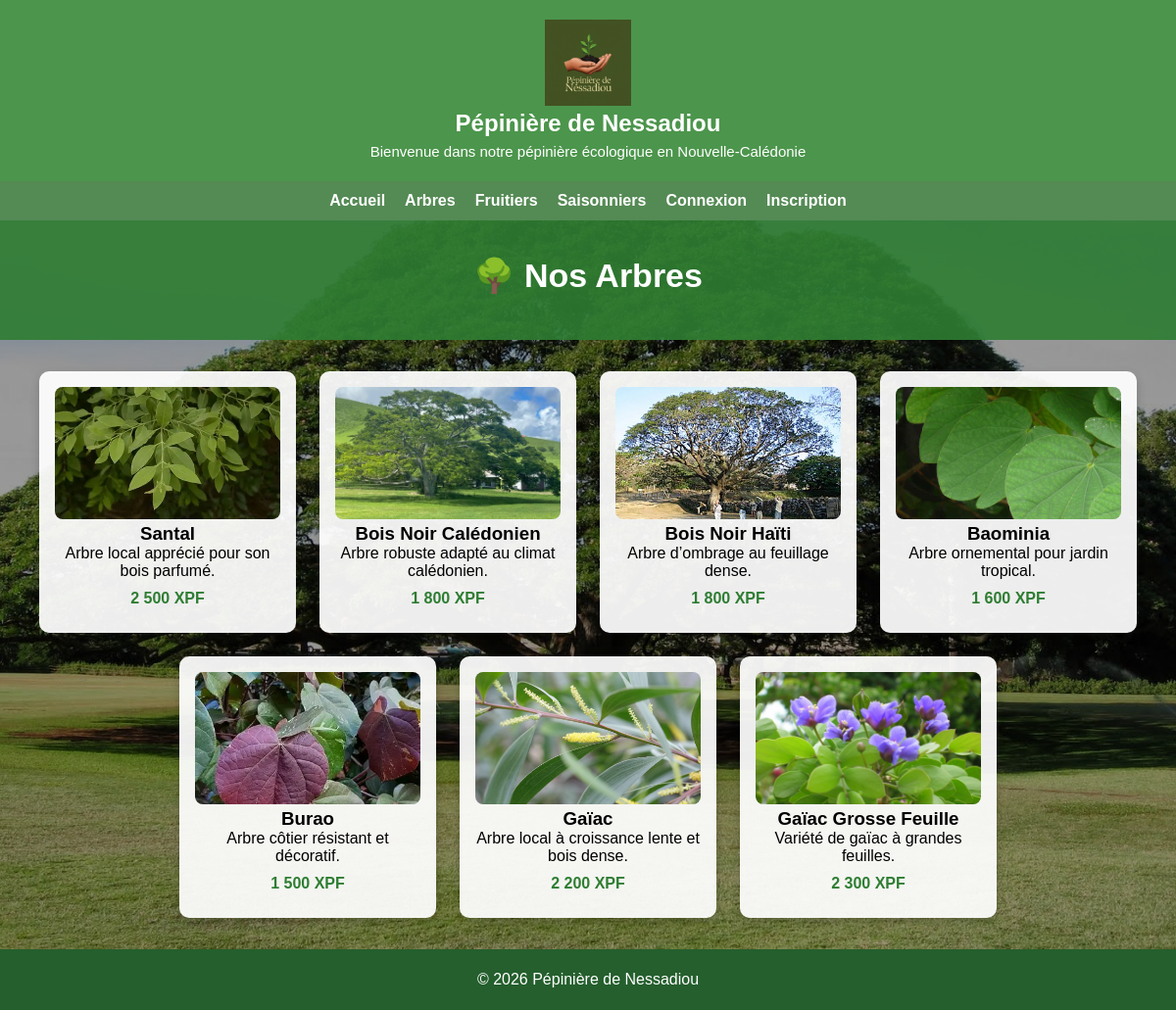
/nos-arbres.php, run on the app's committed database.
### tables this page shows
CREATE TABLE produits (
  id INT AUTO_INCREMENT PRIMARY KEY,
  nom VARCHAR(100) NOT NULL,
  type VARCHAR(50) NOT NULL,
  description TEXT,
  prix DECIMAL(10, 2) NOT NULL DEFAULT 0,
  image TEXT
);

### public/nos-arbres.php (called while the page is built)
<?php
require_once __DIR__ . '/../pages/site/nos-arbres.php';
?>

### config/routes.php (called while the page is built, shortened)
<?php
function route_path(string $name): string
{
    $routes = [
        'home' => 'index.php',
        'catalogue.arbres' => 'catalogue/nos-arbres',
        'catalogue.fruitiers' => 'catalogue/nos-fruitiers',
        'catalogue.saisonniers' => 'catalogue/nos-saisonniers',
        'panier' => 'panier',
        'login' => 'compte/login',
        'inscription' => 'compte/inscription',
        'logout' => 'compte/logout',
        'deconnexion' => 'compte/deconnexion',
        'atelier' => 'atelier',
        'traitement_atelier' => 'atelier/traitement',
        'admin.commandes' => 'admin/commandes',
        'admin.ajouter_commandes' => 'admin/ajouter-commandes',
        'admin.suivi_commandes' => 'compte/commandes',
    ];
    return $routes[$name] ?? $name;
}
function route_url(string $name): string
{
    $path = ltrim(route_path($name), '/');
    if ($path === '' || $path === 'index.php') {
        return BASE_URL . '/';
    }
    return BASE_URL . '/' . $path;
}
?>

### pages/site/catalogue.php (the view, shortened to what this page needs)
<?php
function e($value)
{
    return htmlspecialchars((string) $value, ENT_QUOTES, 'UTF-8');
}
function catalogue_image_url($image)
{
    $image = (string) $image;
    return BASE_URL . '/assets/images/' . basename($image);
}
function afficher_carte_produit($row, $pageUrl)
{
    $prix = isset($row['prix']) ? (float) $row['prix'] : 0;
    ?>
    <div class="card">
      <img src="<?php echo e(catalogue_image_url($row['image'] ?? '')); ?>" alt="<?php echo e($row['nom'] ?? 'Produit'); ?>">
      <h3><?php echo e($row['nom'] ?? 'Produit'); ?></h3>
      <p><?php echo e($row['description'] ?? ''); ?></p>
      <?php if ($prix > 0) { ?>
        <strong><?php echo e(number_format($prix, 0, ',', ' ')); ?> XPF</strong>
      <?php } ?>
    </div>
    <?php
}
?>

### pages/site/nos-arbres.php (shortened to what this page needs)
<?php
require_once __DIR__ . '/../../config/connexion.php';
require_once __DIR__ . '/catalogue.php';
$pageUrl = route_url('catalogue.arbres');
$dbDisponible = $conn instanceof mysqli;
?>
<!DOCTYPE html>
<html lang="fr">
<head>
  <link rel="stylesheet" href="<?php echo BASE_URL; ?>/assets/css/style.css">
  <link rel="stylesheet" href="<?php echo BASE_URL; ?>/assets/css/catalogue.css">
</head>
<body class="page-catalogue catalogue-arbres">
<?php require __DIR__ . '/../partials/header.php'; ?>
<section class="catalogue-heading">
  <h1>🌳 Nos Arbres</h1>
</section>
<div class="container">
<?php
if (!$dbDisponible) {
  echo "<p class='catalogue-message'>La base de données n'est pas disponible. Vérifie que MySQL est lancé et que la base nessadiou existe.</p>";
} else {
  $sql = "SELECT * FROM produits WHERE type='arbre'";
  $result = $conn->query($sql);
  if ($result && $result->num_rows > 0) {
    while($row = $result->fetch_assoc()) {
      afficher_carte_produit($row, $pageUrl);
    }
  } else {
    echo "<p class='catalogue-message'>Aucun arbre disponible</p>";
  }
}
?>
</div>
<?php require __DIR__ . '/../partials/footer.php'; ?>
</body>
</html>

### pages/partials/header.php (shortened to what this page needs)
<?php
require_once __DIR__ . '/../../config/routes.php';
$currentUri = $_SERVER['REQUEST_URI'] ?? route_url('home');
?>
<header class="site-header">
  <a href="<?php echo route_url('home'); ?>" class="site-brand">
    <img src="<?php echo BASE_URL; ?>/assets/images/Pépinière de Nessadiou.png" class="logo" alt="Pépinière de Nessadiou">
    <span>Pépinière de Nessadiou</span>
  </a>
  <p>Bienvenue dans notre pépinière écologique en Nouvelle-Calédonie</p>
</header>
<nav class="site-nav">
  <a href="<?php echo route_url('home'); ?>">Accueil</a>
  <a href="<?php echo route_url('catalogue.arbres'); ?>">Arbres</a>
  <a href="<?php echo route_url('catalogue.fruitiers'); ?>">Fruitiers</a>
  <a href="<?php echo route_url('catalogue.saisonniers'); ?>">Saisonniers</a>
  <?php if (isset($_SESSION['client'])) { ?>
    <a href="<?php echo route_url('panier'); ?>">Mon panier</a>
    <span class="nav-user">Bonjour <?php echo htmlspecialchars($_SESSION['client']['prenom'], ENT_QUOTES, 'UTF-8'); ?></span>
    <a href="<?php echo route_url('logout'); ?>?return=<?php echo urlencode($currentUri); ?>">Déconnexion</a>
  <?php } else { ?>
    <a href="<?php echo route_url('login'); ?>">Connexion</a>
    <a href="<?php echo route_url('inscription'); ?>">Inscription</a>
  <?php } ?>
</nav>

### pages/partials/footer.php (shortened to what this page needs)
<?php
$year = date('Y');
?>
<footer class="site-footer">
  <p>&copy; <?php echo $year; ?> Pépinière de Nessadiou</p>
</footer>

### assets/css/style.css (style rules this page uses)
* { margin: 0; padding: 0; }
h1 { position: relative; top: 10px; }
.site-header { display: flex; flex-direction: column; justify-content: center; min-height: 112px; align-items: center; background-color: #4c954c; color: white; padding: 20px 40px; text-align: center; gap: 5px; }
.site-brand { display: flex; flex-direction: column; align-items: center; gap: 4px; color: white; text-decoration: none; font-weight: bold; font-size: 24px; }
.site-header p { font-size: 15px; line-height: 1.35; }
.site-nav { display: flex; flex-wrap: wrap; justify-content: center; align-items: center; gap: 20px; background: #548a54; padding: 11px 16px; text-align: center; }
.site-nav a { margin: 0; }
body { margin: 0; font-family: Arial, sans-serif; background-color: #f7f9f7; min-height: 100vh; display: flex; flex-direction: column; }
nav { background-color: #548a54; padding: 10px; text-align: center; }
nav a { color: white; margin: 0 15px; text-decoration: none; font-weight: bold; }
.container { padding: 40px; }
.card { background-color: white; border-radius: 10px; padding: 15px; width: 220px; box-shadow: 0 4px 8px rgba(0, 0, 0, 0.1); text-align: center; }
.card img { width: 100%; height: 120px; object-fit: cover; border-radius: 10px; }
.logo { width: 88px; height: auto; }
footer { background-color: #245f2d; color: white; padding: 18px 40px; }
.site-footer { margin-top: auto; text-align: center; }
.site-footer p { margin: 4px 0; }

### assets/css/catalogue.css (style rules this page uses)
body.page-catalogue { margin: 0; min-height: 100vh; font-family: Arial, sans-serif; background-size: cover; background-position: center; background-repeat: no-repeat; background-attachment: fixed; }
body.catalogue-arbres { background-image: linear-gradient(rgba(0, 0, 0, 0.4), rgba(0, 0, 0, 0.4)), url('../images/saman.jpg'); }
.page-catalogue .catalogue-heading { background-color: rgba(46, 125, 50, 0.9); color: white; text-align: center; padding: 36px 20px; }
.page-catalogue .catalogue-heading h1 { top: 0; font-size: 34px; margin-bottom: 10px; }
.page-catalogue .container { padding: 32px; display: flex; flex-wrap: wrap; gap: 24px; justify-content: center; }
.page-catalogue .card { background: rgba(255, 255, 255, 0.93); border-radius: 10px; padding: 16px; width: 230px; text-align: center; box-shadow: 0 4px 10px rgba(0, 0, 0, 0.2); transition: transform 0.2s ease, box-shadow 0.2s ease; }
.page-catalogue .card img { width: 100%; height: 135px; object-fit: cover; border-radius: 8px; }
.page-catalogue .card strong { display: block; margin: 10px 0; color: #2e7d32; }

### data on the page
produits: image (picture), nom "Santal", description "Arbre local apprécié pour son bois parfumé.", prix "2 500"
produits: image (picture), nom "Bois Noir Calédonien", description "Arbre robuste adapté au climat calédonien.", prix "1 800"
produits: image (picture), nom "Bois Noir Haïti", description "Arbre d’ombrage au feuillage dense.", prix "1 800"
produits: image (picture), nom "Baominia", description "Arbre ornemental pour jardin tropical.", prix "1 600"
produits: image (picture), nom "Burao", description "Arbre côtier résistant et décoratif.", prix "1 500"
produits: image (picture), nom "Gaïac", description "Arbre local à croissance lente et bois dense.", prix "2 200"
produits: image (picture), nom "Gaïac Grosse Feuille", description "Variété de gaïac à grandes feuilles.", prix "2 300"
